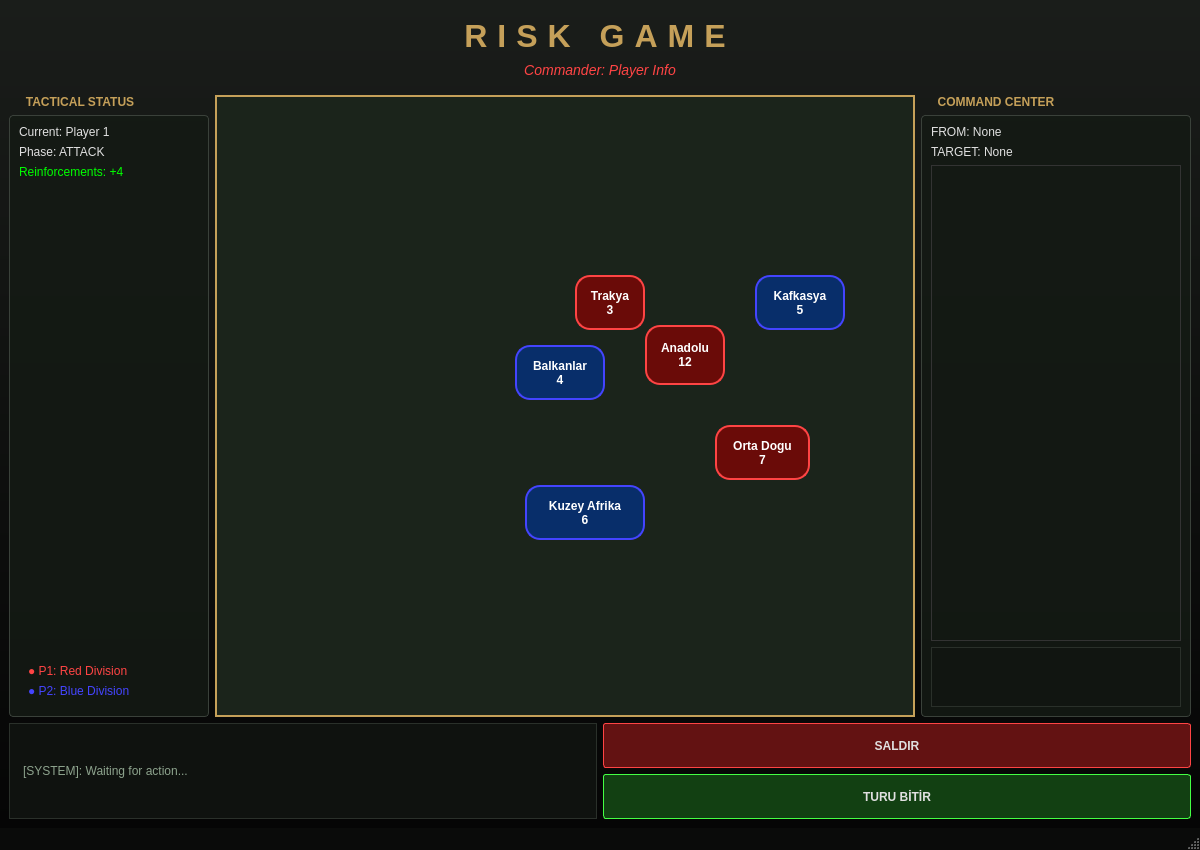
<?xml version="1.0" encoding="UTF-8"?>
<ui version="4.0">
 <class>MainWindow</class>
 <widget class="QMainWindow" name="MainWindow">
  <property name="geometry">
   <rect>
    <x>0</x>
    <y>0</y>
    <width>1200</width>
    <height>850</height>
   </rect>
  </property>
  <property name="windowTitle">
   <string>RISK: Global Tactics</string>
  </property>
  <property name="styleSheet">
   <string notr="true">
QMainWindow {
    background-color: #0a0b0a;
}

QWidget#centralwidget {
    background-color: qlineargradient(spread:pad, x1:0.5, y1:0, x2:0.5, y2:1, stop:0 #1a1d1a, stop:1 #050505);
}

QGroupBox {
    border: 1px solid #3a413a;
    border-radius: 4px;
    margin-top: 20px;
    background-color: rgba(20, 25, 20, 220);
    color: #c5a059;
    font-weight: bold;
    font-family: "Segoe UI Semibold";
}

QGroupBox::title {
    subcontrol-origin: margin;
    left: 10px;
    padding: 0 5px;
}

QPushButton {
    background-color: #252a25;
    border: 1px solid #454d45;
    color: #e0e0e0;
    border-radius: 3px;
    padding: 8px;
    font-weight: bold;
}

QPushButton:hover {
    background-color: #353d35;
    border: 1px solid #c5a059;
}

QPushButton:pressed {
    background-color: #151815;
}

QLabel {
    color: #e0e0e0;
}

QLabel#resultLabel {
    background-color: #0f120f;
    border: 1px solid #2a302a;
    padding: 10px;
    color: #8da38d;
    font-family: "Consolas";
}
   </string>
  </property>

  <widget class="QWidget" name="centralwidget">
   <layout class="QVBoxLayout" name="mainLayout">

    <item>
     <widget class="QFrame" name="headerFrame">
      <property name="minimumSize">
       <size>
        <width>0</width>
        <height>80</height>
       </size>
      </property>
      <layout class="QVBoxLayout" name="headerContent">
       <item>
        <widget class="QLabel" name="titleLabel">
         <property name="styleSheet">
          <string notr="true">font-size: 32px; font-weight: bold; color: #c5a059; letter-spacing: 10px;</string>
         </property>
         <property name="text">
          <string>RISK GAME</string>
         </property>
         <property name="alignment">
          <set>Qt::AlignCenter</set>
         </property>
        </widget>
       </item>
       <item>
        <widget class="QLabel" name="playerInfoLabel">
         <property name="styleSheet">
          <string notr="true">font-size: 14px; color: #ff4444; font-style: italic;</string>
         </property>
         <property name="text">
          <string>Commander: Player Info</string>
         </property>
         <property name="alignment">
          <set>Qt::AlignCenter</set>
         </property>
        </widget>
       </item>
      </layout>
     </widget>
    </item>

    <item>
     <layout class="QHBoxLayout" name="gameAreaLayout">

      <item>
       <widget class="QGroupBox" name="statusGroupBox">
        <property name="minimumSize">
         <size>
          <width>200</width>
          <height>0</height>
         </size>
        </property>
        <property name="title">
         <string>TACTICAL STATUS</string>
        </property>
        <layout class="QVBoxLayout" name="statusLayout">
         <item>
          <widget class="QLabel" name="currentPlayerLabel">
           <property name="text">
            <string>Current: Player 1</string>
           </property>
          </widget>
         </item>
         <item>
          <widget class="QLabel" name="phaseLabel">
           <property name="text">
            <string>Phase: ATTACK</string>
           </property>
          </widget>
         </item>
         <item>
          <widget class="QLabel" name="reinforcementLabel">
           <property name="styleSheet">
            <string notr="true">color: #00ff00;</string>
           </property>
           <property name="text">
            <string>Reinforcements: +4</string>
           </property>
          </widget>
         </item>

         <item>
          <spacer name="verticalSpacer">
           <property name="orientation">
            <enum>Qt::Vertical</enum>
           </property>
           <property name="sizeHint" stdset="0">
            <size>
             <width>20</width>
             <height>40</height>
            </size>
           </property>
          </spacer>
         </item>

         <item>
          <widget class="QFrame" name="legendFrame">
           <layout class="QVBoxLayout" name="legendLayout">
            <item>
             <widget class="QLabel" name="p1LegendLabel">
              <property name="text">
               <string>● P1: Red Division</string>
              </property>
              <property name="styleSheet">
               <string notr="true">color: #ff4444;</string>
              </property>
             </widget>
            </item>
            <item>
             <widget class="QLabel" name="p2LegendLabel">
              <property name="text">
               <string>● P2: Blue Division</string>
              </property>
              <property name="styleSheet">
               <string notr="true">color: #4444ff;</string>
              </property>
             </widget>
            </item>
           </layout>
          </widget>
         </item>
        </layout>
       </widget>
      </item>

      <item>
       <widget class="QFrame" name="mapFrame">
        <property name="minimumSize">
         <size>
          <width>700</width>
          <height>500</height>
         </size>
        </property>
        <property name="styleSheet">
         <string notr="true">
QFrame#mapFrame {
    background-color: #1b241b;
    border: 2px solid #c5a059;
}
         </string>
        </property>

        <widget class="QPushButton" name="trakyaButton">
         <property name="geometry">
          <rect>
           <x>360</x>
           <y>180</y>
           <width>70</width>
           <height>55</height>
          </rect>
         </property>
         <property name="styleSheet">
          <string notr="true">background-color: rgba(139, 0, 0, 180); border: 2px solid #ff4444; color: white; border-radius: 15px;</string>
         </property>
         <property name="text">
          <string>Trakya
3</string>
         </property>
        </widget>

        <widget class="QPushButton" name="anadoluButton">
         <property name="geometry">
          <rect>
           <x>430</x>
           <y>230</y>
           <width>80</width>
           <height>60</height>
          </rect>
         </property>
         <property name="styleSheet">
          <string notr="true">background-color: rgba(139, 0, 0, 180); border: 2px solid #ff4444; color: white; border-radius: 15px;</string>
         </property>
         <property name="text">
          <string>Anadolu
12</string>
         </property>
        </widget>

        <widget class="QPushButton" name="kafkasyaButton">
         <property name="geometry">
          <rect>
           <x>540</x>
           <y>180</y>
           <width>90</width>
           <height>55</height>
          </rect>
         </property>
         <property name="styleSheet">
          <string notr="true">background-color: rgba(0, 50, 139, 180); border: 2px solid #4444ff; color: white; border-radius: 15px;</string>
         </property>
         <property name="text">
          <string>Kafkasya
5</string>
         </property>
        </widget>

        <widget class="QPushButton" name="balkanlarButton">
         <property name="geometry">
          <rect>
           <x>300</x>
           <y>250</y>
           <width>90</width>
           <height>55</height>
          </rect>
         </property>
         <property name="styleSheet">
          <string notr="true">background-color: rgba(0, 50, 139, 180); border: 2px solid #4444ff; color: white; border-radius: 15px;</string>
         </property>
         <property name="text">
          <string>Balkanlar
4</string>
         </property>
        </widget>

        <widget class="QPushButton" name="ortaDoguButton">
         <property name="geometry">
          <rect>
           <x>500</x>
           <y>330</y>
           <width>95</width>
           <height>55</height>
          </rect>
         </property>
         <property name="styleSheet">
          <string notr="true">background-color: rgba(139, 0, 0, 180); border: 2px solid #ff4444; color: white; border-radius: 15px;</string>
         </property>
         <property name="text">
          <string>Orta Dogu
7</string>
         </property>
        </widget>

        <widget class="QPushButton" name="kuzeyAfrikaButton">
         <property name="geometry">
          <rect>
           <x>310</x>
           <y>390</y>
           <width>120</width>
           <height>55</height>
          </rect>
         </property>
         <property name="styleSheet">
          <string notr="true">background-color: rgba(0, 50, 139, 180); border: 2px solid #4444ff; color: white; border-radius: 15px;</string>
         </property>
         <property name="text">
          <string>Kuzey Afrika
6</string>
         </property>
        </widget>

       </widget>
      </item>

      <item>
       <widget class="QGroupBox" name="attackGroupBox">
        <property name="minimumSize">
         <size>
          <width>220</width>
          <height>0</height>
         </size>
        </property>
        <property name="title">
         <string>COMMAND CENTER</string>
        </property>
        <layout class="QVBoxLayout" name="attackLayout">
         <item>
          <widget class="QLabel" name="attackerLabel">
           <property name="text">
            <string>FROM: None</string>
           </property>
          </widget>
         </item>
         <item>
          <widget class="QLabel" name="defenderLabel">
           <property name="text">
            <string>TARGET: None</string>
           </property>
          </widget>
         </item>
         <item>
          <widget class="QListWidget" name="territoryList">
           <property name="styleSheet">
            <string notr="true">background: transparent; border: 1px solid #333; color: #e0e0e0;</string>
           </property>
          </widget>
         </item>
         <item>
          <widget class="QFrame" name="diceFrame">
           <property name="minimumSize">
            <size>
             <width>0</width>
             <height>60</height>
            </size>
           </property>
           <property name="styleSheet">
            <string notr="true">background-color: #111511; border: 1px solid #2a302a;</string>
           </property>
          </widget>
         </item>
        </layout>
       </widget>
      </item>

     </layout>
    </item>

    <item>
     <layout class="QHBoxLayout" name="bottomLayout">
      <item>
       <widget class="QLabel" name="resultLabel">
        <property name="text">
         <string>[SYSTEM]: Waiting for action...</string>
        </property>
        <property name="minimumSize">
         <size>
          <width>0</width>
          <height>80</height>
         </size>
        </property>
       </widget>
      </item>
      <item>
       <layout class="QVBoxLayout" name="buttonLayout">
        <item>
         <widget class="QPushButton" name="attackButton">
          <property name="minimumSize">
           <size>
            <width>180</width>
            <height>45</height>
           </size>
          </property>
          <property name="styleSheet">
           <string notr="true">background-color: #631212; border: 1px solid #ff4444;</string>
          </property>
          <property name="text">
           <string>SALDIR</string>
          </property>
         </widget>
        </item>
        <item>
         <widget class="QPushButton" name="nextTurnButton">
          <property name="minimumSize">
           <size>
            <width>180</width>
            <height>45</height>
           </size>
          </property>
          <property name="styleSheet">
           <string notr="true">background-color: #124012; border: 1px solid #44ff44;</string>
          </property>
          <property name="text">
           <string>TURU BİTİR</string>
          </property>
         </widget>
        </item>
       </layout>
      </item>
     </layout>
    </item>

   </layout>
  </widget>

  <widget class="QMenuBar" name="menubar"/>
  <widget class="QStatusBar" name="statusbar"/>
 </widget>
 <resources/>
 <connections/>
</ui>
